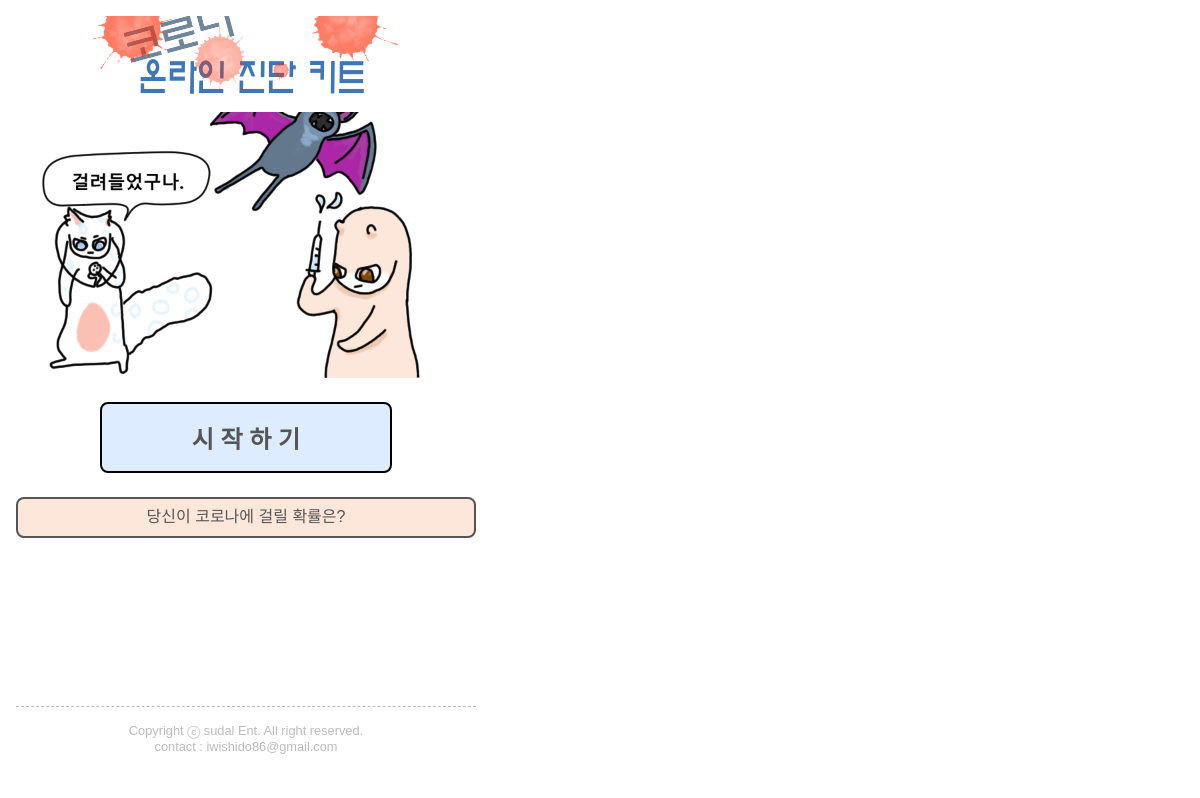
The app's page /, older data.
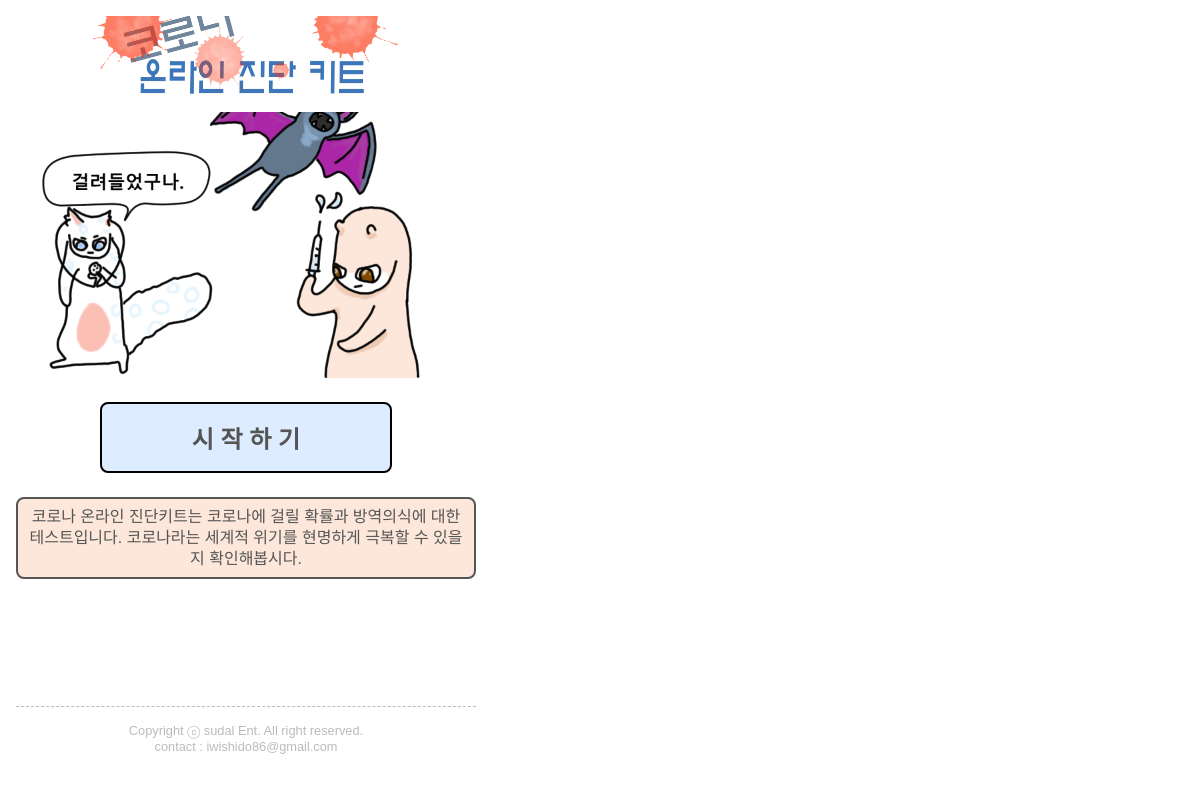
The same page, newer data.
### survDjango/models.py (models this page shows)
class SurvM(models.Model):
    survId = models.IntegerField(default=0, help_text="설문번호",unique=True)
    title = models.CharField(max_length=100)
    survType = models.CharField(default='01',max_length=20)
    content = models.TextField()
    content2 = models.TextField()
    content3 = models.TextField()
    imgFile = models.CharField(default='N',max_length=100)
    linkUrl = models.CharField(default='N',max_length=100)
    addScript = models.CharField(default='N', max_length=200)
    completeYn = models.CharField(default='N', max_length=1)
    pageNum = models.IntegerField(default=0, help_text="설문번호")
    deleteYn = models.CharField(default='N', max_length=1)
    orderNum = models.IntegerField(default=0, help_text="정렬순서")
    cnt = models.IntegerField(default=0, help_text="검사건수")

### survDjango/views.py (the view)
# urls.py: path('', index_view , name='index_view'), # 추가
def index_view(request):
    return start_view(request,1)

### survDjango/views.py (called while the page is built)
def start_view(request,survid):
    template_name = 'survDjango/start.html'
    surv = get_object_or_404(SurvM, survId=survid)
    form = SurvForm()
    context = {
        'form': form,
        'surv': surv,
    }
    return render(request, template_name, context)

### survDjango/templates/survDjango/start.html (shortened to what this page needs)
{% extends 'survDjango/base.html' %}
{% block body %}
<form method="post">
    <div class="start_img_box" style="background-image:url('/static/img/{{ surv.imgFile }}');">
    </div>
    <div class="start_box" id="start_box" onclick="submitFrom();">
        시 작 하 기
    </div>
    <div class="start_cont_box2">
        <div class="result_content">{{ surv.content|linebreaks }}</div>
    </div>
</form>
{% endblock body %}

### survDjango/templates/survDjango/base.html (shortened to what this page needs)
<!DOCTYPE html>
<html lang="kr">
<head>
    <link rel="stylesheet" href="https://cdnjs.cloudflare.com/ajax/libs/animate.css/4.1.1/animate.min.css"/>
    <link rel="stylesheet" href="/static/css/common.css">
</head>
<body>
    <div class="body_cont_box">
    {% include "./top_layout.html" %}
    {% load static %}
    {% block body %}{% endblock body %}
    </div>
    {% include "./bottom_layout.html" %}
</body>
</html>

### survDjango/templates/survDjango/top_layout.html
<div class="top_cont_box">
</div>

### survDjango/templates/survDjango/bottom_layout.html
<div class="bottom_cont_box">
    Copyright ⓒ sudal Ent. All right reserved.<br>
    contact : iwishido86@gmail.com
</div>

### survDjango/static/css/common.css (style rules this page uses)
html { margin : 0; padding : 0; height : 97%; }
body { min-width : 320px; max-width : 460px; margin : 0; padding : 1em; font-family : 'NEXON Gothic Bold', 'Nanum Gothic', 'Malgun Gothic', '돋움', 'dotum', 'AppleGothic', Helvetica, Arial, Sans-Serif !important; height : 97%; color : #555; word-break : break-word }
p { display : block; margin-block-start : 0em; margin-block-end : 0em; margin-inline-start : 0px; margin-inline-end : 0px; margin : 0; padding : 0; }
.body_cont_box { min-height : 90%; }
.start_box { font-weight : bolder; font-size : 1.5em; margin : 1em 3.5em; text-align : center; padding : 1rem 0.5rem; background-color : #DDECFE; border : 2px solid #000; border-radius : 0.5rem; }
.start_cont_box2 { font-size : 1.0em; margin-top : 1em; padding : 0.5rem 0.5rem; text-align : center; background-color : #FAECC5; background-color : #FCE7DA; border : 2px solid #555; border-radius : 0.5rem; line-height : 1.3rem; }
.start_img_box { padding : 0.5rem; text-align : right; vertical-align : bottom; background-color : #FFF; min-height : 250px; margin-bottom : 1em; background-size : 100%; background-position : 50% 100%; background-repeat : no-repeat; }
.bottom_cont_box { font-size : 0.8em; margin-top : 1.0em; text-align : center; padding : 1rem 0.5rem; color : #bbb; border-top : 1px dashed #bbb; }
.top_cont_box { background-image:url('/static/img/corona_title.jpg'); min-height : 80px; margin-bottom : 1em; background-size : 70%; background-position: 50% 100%; background-repeat : no-repeat; }

Row changes from the older to the newer data that the page shows:
changed SurvM: content "당신이 코로나에 걸릴 확률은?" → "코로나 온라인 진단키트는 코로나에 걸릴 확률과 방역의식에 대한 테스트입니다. 코로나라는 세계적 위기를 현명하게 극복할 수 있을 지 확인해봅시다."
